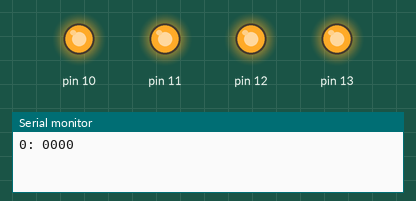
The sketch below on a simulated Arduino Uno, built with avr-gcc and run on an emulated ATmega328P. On the bench: output pins drawn as LEDs (lit = HIGH), the last lines printed to the serial monitor.

Above: at 0.1 s.
At 4.1 s:
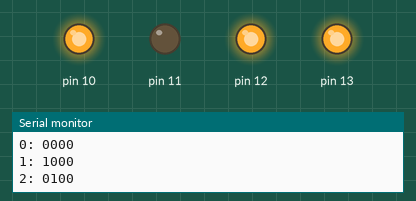
At 8.1 s:
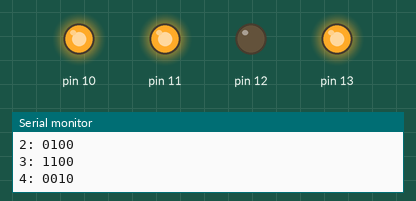
At 18.1 s:
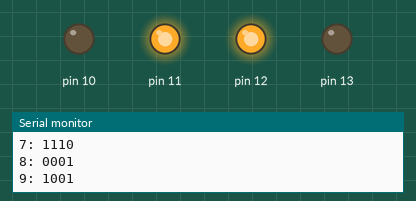
At 28.1 s:
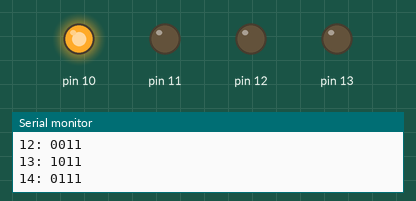
At 38.1 s:
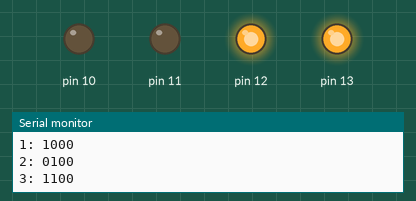
Timing chart, 0 to 39.6 s (numbered marks = the images above):
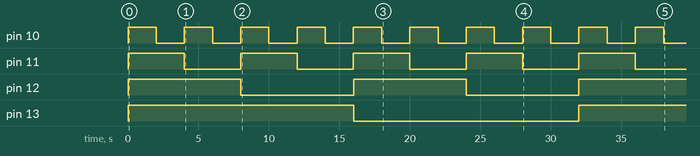

The sketch:

res-var-4bit.ino
```cpp
void setup() {
  Serial.begin(9600);
  for (int i = 0; i < 4; i++) {
    pinMode(10+i, OUTPUT);
  }

}

void loop() {
  for (uint8_t i = 0; i < 16; i++) {
    Serial.print(i); Serial.print(": ");

    for (int j = 0; j < 4; j++) {
      bool stato = i & (1 << j);
      digitalWrite(10+j, !stato);
      Serial.print(stato);
    }

    Serial.print("\n");

    delay(2000);
  }

}
```

Measured:
- by itself, pin 10: alternates HIGH for 2.0 s and LOW for 2.0 s
- by itself, pin 11: alternates HIGH for 4.0 s and LOW for 4.0 s
- by itself, pin 12: alternates HIGH for 8.0 s and LOW for 8.0 s
- by itself, pin 13: LOW → HIGH at 0.00 s, → LOW 16.0 s later, → HIGH 16.0 s later
